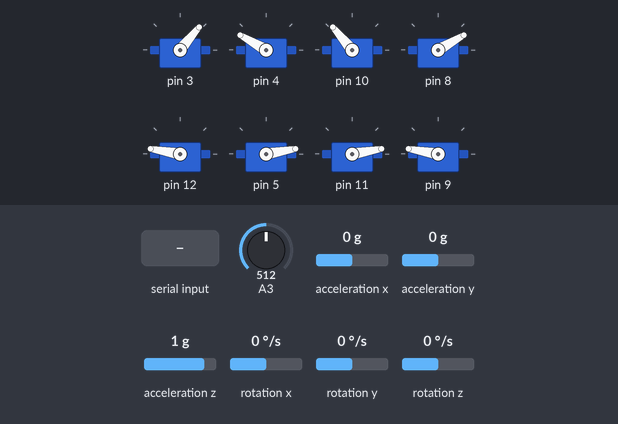
Simulated run of this sketch. Board: Arduino Uno, built with avr-gcc and run on an emulated ATmega328P. Shown: 8 × servo. Inputs (shaded band) come from the test bench; at power-on: acceleration z 1 g, A3 = 512, acceleration x 0 g, acceleration y 0 g, rotation x 0 °/s, rotation y 0 °/s, rotation z 0 °/s. What the sketch prints to the serial monitor is not drawn.

Above: at 1.2 s.
1.3 s: "w" received over the second serial link
At 1.54 s:
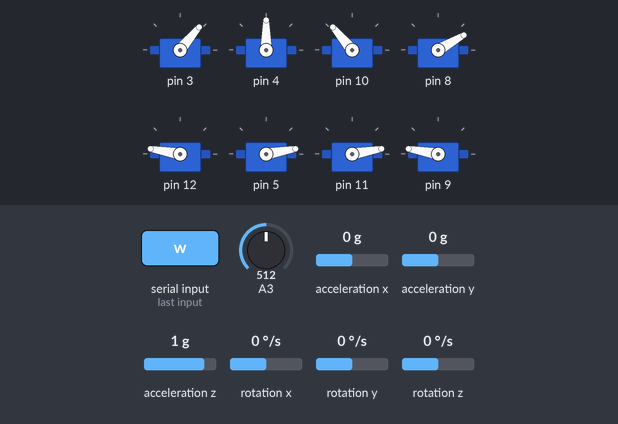
4.3 s: acceleration z set to 0.1 g
5.8 s: acceleration z set to -0.2 g
At 6.4 s:
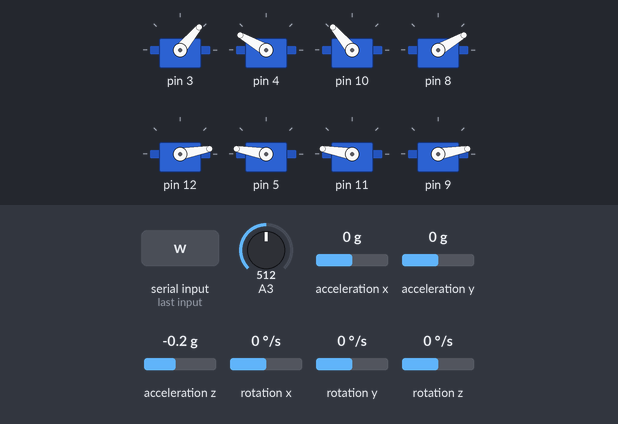
7.4 s: "d" received over the second serial link
At 7.56 s:
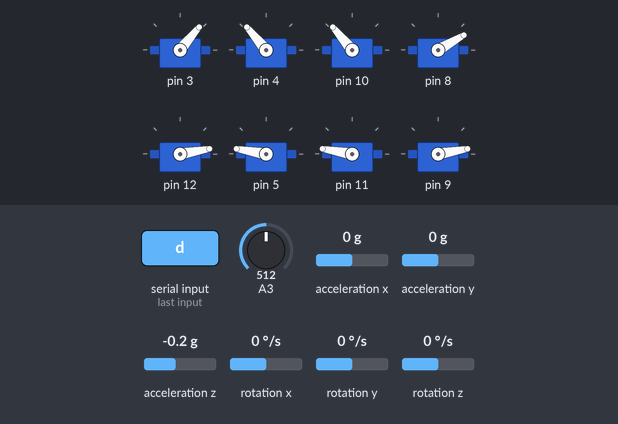
10.4 s: "a" received over the second serial link
At 10.61 s:
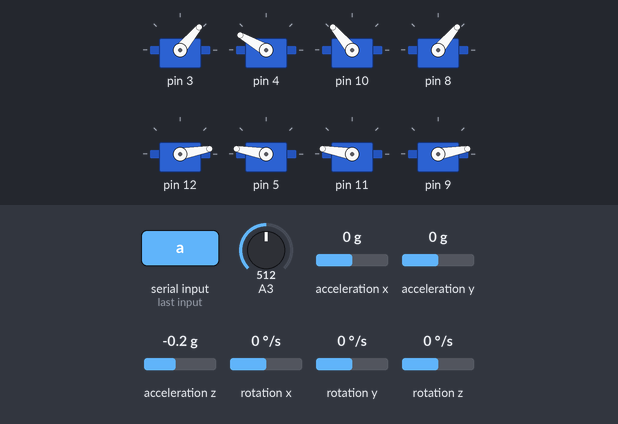
13.4 s: "s" received over the second serial link
At 13.55 s:
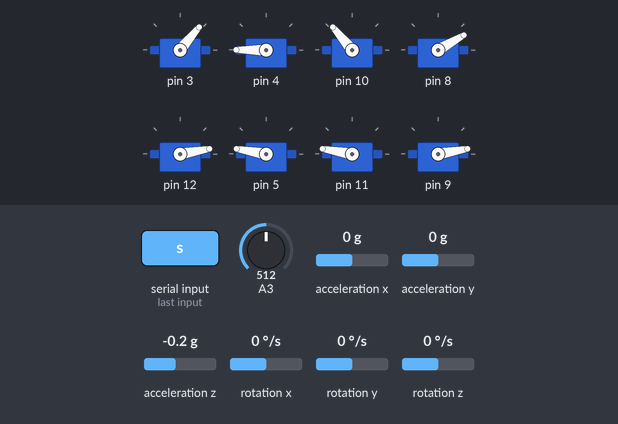
Timing chart, 0 to 16.4 s (numbered marks = the images above; inputs shaded):
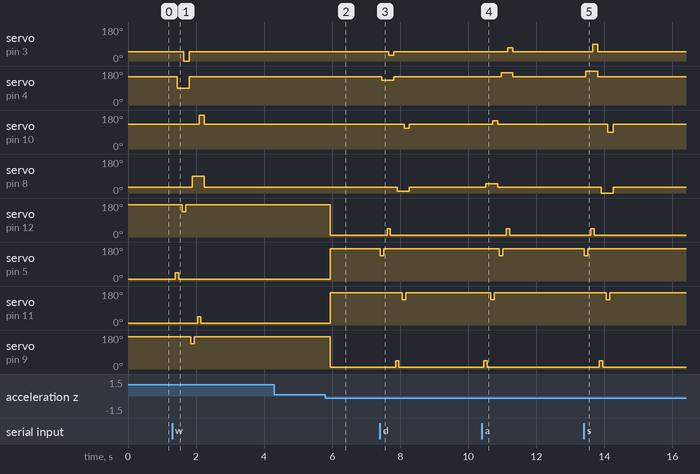

Measured:
- the behaviour switches between 0 and -0.1 g on acceleration z (found by bisection; images 1 and 2)
- after the input at 1.3 s, servo on pin 3: 50° → 0° after 0.34 s, → 50° 0.15 s later; servo on pin 4: 150° → 90° after 0.14 s, → 150° 0.35 s later; servo on pin 10: 130° → 180° after 0.79 s, → 130° 0.15 s later; servo on pin 8: 30° → 90° after 0.59 s, → 30° 0.35 s later; servo on pin 12: 170° → 135° after 0.29 s, → 170° 0.10 s later
- after the input at 4.3 s, every drawn part: stays the same
- after the input at 5.8 s, servo on pin 12, servo on pin 9: 170° → 10° after 0.14 s; servo on pin 5, servo on pin 11: 10° → 170° after 0.14 s
- after the input at 7.4 s, servo on pin 3: 50° → 30° after 0.26 s, → 50° 0.15 s later; servo on pin 4: 150° → 130° after 0.06 s, → 150° 0.35 s later; servo on pin 10: 130° → 110° after 0.71 s, → 130° 0.15 s later; servo on pin 8: 30° → 10° after 0.51 s, → 30° 0.35 s later; servo on pin 12: 10° → 45° after 0.21 s, → 10° 0.10 s later
- after the input at 10.4 s, servo on pin 3: 50° → 70° after 0.76 s, → 50° 0.15 s later; servo on pin 4: 150° → 170° after 0.56 s, → 150° 0.35 s later; servo on pin 10: 130° → 150° after 0.31 s, → 130° 0.15 s later; servo on pin 8: 30° → 50° after 0.11 s, → 30° 0.35 s later; servo on pin 12: 10° → 45° after 0.71 s, → 10° 0.10 s later
- after the input at 13.4 s, servo on pin 3: 50° → 90° after 0.26 s, → 50° 0.15 s later; servo on pin 4: 150° → 180° after 0.06 s, → 150° 0.35 s later; servo on pin 10: 130° → 90° after 0.71 s, → 130° 0.15 s later; servo on pin 8: 30° → 0° after 0.51 s, → 30° 0.35 s later; servo on pin 12: 10° → 45° after 0.21 s, → 10° 0.10 s later

The sketch:

pavukV3-Marek.ino
```cpp
#include <Servo.h>
#include <SoftwareSerial.h>

#define LPB 0
#define LPD 1
#define LZB 2
#define LZD 3
#define PPB 4
#define PPD 5
#define PZB 6
#define PZD 7

#define WARN_LED 13

#include <Wire.h>
#include <MPU6050.h>

MPU6050 mpu;


SoftwareSerial Bluetooth(6, 7);
;
Servo nohy[8];

char fakeBuffer[1];
int fakeIndex = 0;

int ND = 170; //nohy dole
int NH = 135; //nohz hore
int dlj = 50; //delaj

bool set = false;
bool swhl = false;

void setup() {
  Serial.begin(9600);
  Bluetooth.begin(9600);
  mpu.begin(MPU6050_SCALE_2000DPS, MPU6050_RANGE_2G);
  nohy[LPB].attach(3);
  nohy[LZB].attach(4);
  nohy[PPB].attach(10);
  nohy[PZB].attach(8);

  nohy[LPD].attach(12);
  nohy[LZD].attach(5);
  nohy[PPD].attach(11);
  nohy[PZD].attach(9);
  Serial.println("zaciatok");
  stoj();
}

void stoj() {
  nohy[LPB].write(50);
  nohy[LPD].write(ND);
  nohy[LZB].write(150);
  nohy[LZD].write(180 - ND);
  nohy[PPB].write(130);//130
  nohy[PPD].write(180 - ND);
  nohy[PZB].write(30);
  nohy[PZD].write(ND);
}

void swNoh(int ind,int dole1,int dole2,int bok){ //switch noh
  nohy[ind+1].write(dole1);
  delay(dlj);
  nohy[ind].write(bok);
  delay(dlj);
  nohy[ind+1].write(dole2);
  delay(dlj);
}

void krok(int dl){

   swNoh(LZB, 180 - NH, 180 - ND, 90);
   delay(dl);
   swNoh(LPB, NH, ND, 0);
   delay(dl);
   nohy[LZB].write(150);
   nohy[LPB].write(50);
   delay(dl);

   swNoh(PZB, NH, ND, 90);
   delay(dl);
   swNoh(PPB, 180 - NH, 180 - ND, 180);
   delay(dl);
   nohy[PZB].write(30);
   nohy[PPB].write(130);
   delay(dl);

}

void otocL(int dl){

   swNoh(PZB, NH, ND, 50);
   delay(dl);
   swNoh(PPB, 180 - NH, 180 - ND, 150);
   delay(dl);
   nohy[PZB].write(30);
   nohy[PPB].write(130);
   delay(dl);

   swNoh(LZB, 180 - NH, 180 - ND, 170);
   delay(dl);
   swNoh(LPB, NH, ND, 70);
   delay(dl);
   nohy[LZB].write(150);
   nohy[LPB].write(50);
   delay(dl);

}

void otocP(int dl){

   swNoh(LZB, 180 - NH, 180 - ND, 130);
   delay(dl);
   swNoh(LPB, NH, ND, 30);
   delay(dl);
   nohy[LZB].write(150);
   nohy[LPB].write(50);
   delay(dl);

   swNoh(PZB, NH, ND, 10);
   delay(dl);
   swNoh(PPB, 180 - NH, 180 - ND, 110);
   delay(dl);
   nohy[PZB].write(30);
   nohy[PPB].write(130);
   delay(dl);

}

void chodD(int dl){

   swNoh(LZB, 180 - NH, 180 - ND, 180);
   delay(dl);
   swNoh(LPB, NH, ND, 90);
   delay(dl);
   nohy[LZB].write(150);
   nohy[LPB].write(50);
   delay(dl);

   swNoh(PZB, NH, ND, 0);
   delay(dl);
   swNoh(PPB, 180 - NH, 180 - ND, 90);
   delay(dl);
   nohy[PZB].write(30);
   nohy[PPB].write(130);
   delay(dl);

}

void otocLDH(int dl){

   swNoh(PZB, NH, ND, 50);
   delay(dl);
   swNoh(PPB, 180 - NH, 180 - ND, 150);
   delay(dl);
   nohy[PZB].write(30);
   nohy[PPB].write(130);
   delay(dl);

   swNoh(LZB, 180 - NH, 180 - ND, 170);
   delay(dl);
   swNoh(LPB, NH, ND, 70);
   delay(dl);
   nohy[LZB].write(150);
   nohy[LPB].write(50);
   delay(dl);

}

void otocPDH(int dl){

   swNoh(LZB, 180 - NH, 180 - ND, 130);
   delay(dl);
   swNoh(LPB, NH, ND, 30);
   delay(dl);
   nohy[LZB].write(150);
   nohy[LPB].write(50);
   delay(dl);

   swNoh(PZB, NH, ND, 10);
   delay(dl);
   swNoh(PPB, 180 - NH, 180 - ND, 110);
   delay(dl);
   nohy[PZB].write(30);
   nohy[PPB].write(130);
   delay(dl);

}

void chodDDH(int dl){

   swNoh(LZB, 180 - NH, 180 - ND, 180);
   delay(dl);
   swNoh(LPB, NH, ND, 90);
   delay(dl);
   nohy[LZB].write(150);
   nohy[LPB].write(50);
   delay(dl);

   swNoh(PZB, NH, ND, 0);
   delay(dl);
   swNoh(PPB, 180 - NH, 180 - ND, 90);
   delay(dl);
   nohy[PZB].write(30);
   nohy[PPB].write(130);
   delay(dl);

}

bool zastav(char x){
  if (Serial.available()){
    if (Serial.read() == x){
      return true;
    }
  }
  return false;
}

void nohyHore(int pocet){
  if ((NH + pocet <=180)&&(NH + pocet >=0)){
    NH += pocet;
    nohy[PZD].write(NH);
    nohy[LZD].write(180 - NH);
    nohy[PPD].write(180 - NH);
    nohy[LPD].write(NH);
  }
}
void nohyDole(int pocet){
  if ((ND + pocet <= 180)&&(ND + pocet >= 0)){
    ND += pocet;
    nohy[PZD].write(ND);
    nohy[LZD].write(180 - ND);
    nohy[PPD].write(180 - ND);
    nohy[LPD].write(ND);
  }
}

float zmeraj_baterku(){
  float avg = 0;
  analogReference(INTERNAL);
  float volt = analogRead(A3);
  analogReference(DEFAULT);
  for (int i=0; i < 10; i++){
    avg = avg + volt * 0.01181640625;
    delay(10);
  }
  avg = avg / 10;
  if (avg <= 6){
    return 1;
  }
  else if (avg > 6){
    return 0;
  }
}

void AntiSpam(){
  while(Bluetooth.available() > 0) {
    fakeBuffer[fakeIndex] = Bluetooth.read();
    fakeIndex++;
    if (fakeIndex > 0){
      fakeIndex = 0;
    }
  }
}

void DoleHlavou(int nh,int nd){
    NH = nh;
    ND = nd;
    swhl = !swhl;
    nohy[PZD].write(ND);
    nohy[LZD].write(180 - ND);
    nohy[PPD].write(180 - ND);
    nohy[LPD].write(ND);
    delay(500);
}

void loop() {
  Vector normAccel = mpu.readNormalizeAccel();
  int pitch = -(atan2(normAccel.XAxis, sqrt(normAccel.YAxis*normAccel.YAxis + normAccel.ZAxis*normAccel.ZAxis))*180.0)/M_PI;
  int roll = (atan2(normAccel.YAxis, normAccel.ZAxis)*180.0)/M_PI;
  Serial.print(roll);
  if (zmeraj_baterku() == 1){
    while(1){
        digitalWrite(WARN_LED, HIGH);
        delay(100);
        digitalWrite(WARN_LED, LOW);
        delay(50);
    }
  }
  if ((swhl == false) && ((roll > 165) || (roll < -165))){
    DoleHlavou(180 - NH, 180 - ND);
  }
  if ((swhl == true) && ((roll < 20) && (roll > -20))){
    DoleHlavou(180 - NH, 180 - ND);
  }
  if (Bluetooth.available()){
    AntiSpam();
    char c = fakeBuffer[0];
    Serial.print(c);

    if (c == 'm'){
      set = !set;
      Serial.print(set);
    }

    if (set == false){
      digitalWrite(WARN_LED,LOW);
      if (c == 'w'){
        krok(dlj);
      }
      if (c == 'd'){
        otocP(dlj);
      }
      if (c == 'a'){
        otocL(dlj);
      }
      if (c == 's'){
        chodD(dlj);
      }
    }else
    {
      digitalWrite(WARN_LED,HIGH);
      if (c == 'w'){
        nohyDole(-10);
        Serial.println(ND);
      }
      if (c == 's'){
        nohyDole(+10);
        Serial.println(ND);
      }
      if (c == 'i'){
        nohyHore(-10);
        Serial.println(NH);
      }
      if (c == 'k'){
        nohyHore(+10);
        Serial.println(NH);
      }
      if (c == 'j'){
        dlj = 50;
        NH = 95;
        ND = 135;
      }
      if (c == 'l'){
        dlj = 50;
        NH = 95;
        ND = 135;
      }
    }
  }
  delay(5);
}
```
